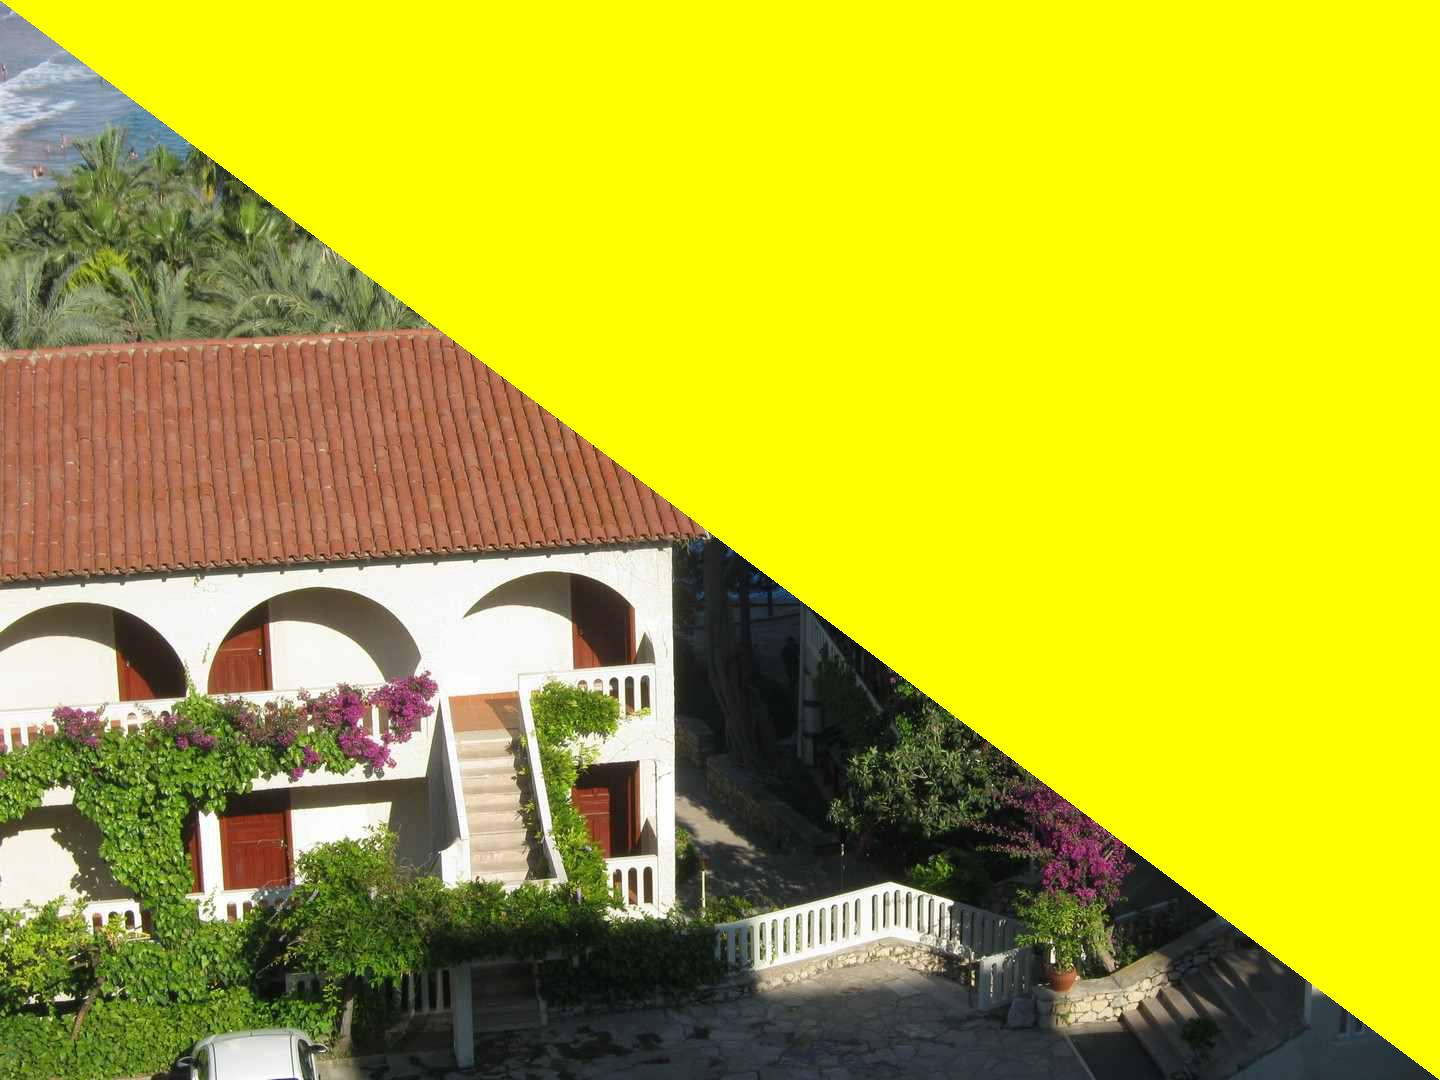

Generate this figure with Python:
import random
from PIL import Image, ImageDraw

image = Image.open("../roof.jpg")
draw = ImageDraw.Draw(image)
width  = image.size[0]
height = image.size[1]
pix = image.load()
for x in range(width):
        for y in range(height):
                r = pix[x, y][0]
                g = pix[x, y][1]
                b = pix[x, y][2]
                if x >= y*(width/height):
                    draw.point((x, y), (255, 255, 0))
                else:
                    draw.point((x, y), (r, g, b))
image.save("roofHalfYellow.jpg")
del draw
